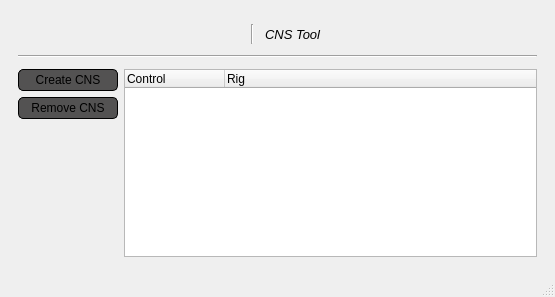
<?xml version="1.0" encoding="UTF-8"?>
<ui version="4.0">
 <class>mWindow</class>
 <widget class="QMainWindow" name="mWindow">
  <property name="geometry">
   <rect>
    <x>0</x>
    <y>0</y>
    <width>555</width>
    <height>297</height>
   </rect>
  </property>
  <property name="windowTitle">
   <string>MANSUR - CNS Tool</string>
  </property>
  <property name="locale">
   <locale language="English" country="UnitedStates"/>
  </property>
  <widget class="QWidget" name="centralwidget">
   <layout class="QVBoxLayout" name="verticalLayout_2">
    <item>
     <widget class="QWidget" name="header" native="true">
      <layout class="QHBoxLayout" name="horizontalLayout_4">
       <property name="leftMargin">
        <number>0</number>
       </property>
       <property name="topMargin">
        <number>0</number>
       </property>
       <property name="rightMargin">
        <number>0</number>
       </property>
       <property name="bottomMargin">
        <number>0</number>
       </property>
       <item>
        <layout class="QHBoxLayout" name="headerLayout"/>
       </item>
      </layout>
     </widget>
    </item>
    <item>
     <layout class="QVBoxLayout" name="verticalLayout_11">
      <property name="leftMargin">
       <number>9</number>
      </property>
      <property name="topMargin">
       <number>9</number>
      </property>
      <property name="rightMargin">
       <number>9</number>
      </property>
      <property name="bottomMargin">
       <number>9</number>
      </property>
      <item>
       <layout class="QHBoxLayout" name="horizontalLayout_7">
        <item>
         <spacer name="horizontalSpacer_8">
          <property name="orientation">
           <enum>Qt::Horizontal</enum>
          </property>
          <property name="sizeHint" stdset="0">
           <size>
            <width>40</width>
            <height>20</height>
           </size>
          </property>
         </spacer>
        </item>
        <item>
         <widget class="QLabel" name="iconLbl">
          <property name="text">
           <string/>
          </property>
          <property name="alignment">
           <set>Qt::AlignRight|Qt::AlignTrailing|Qt::AlignVCenter</set>
          </property>
         </widget>
        </item>
        <item>
         <spacer name="horizontalSpacer_7">
          <property name="orientation">
           <enum>Qt::Horizontal</enum>
          </property>
          <property name="sizeType">
           <enum>QSizePolicy::Fixed</enum>
          </property>
          <property name="sizeHint" stdset="0">
           <size>
            <width>5</width>
            <height>20</height>
           </size>
          </property>
         </spacer>
        </item>
        <item>
         <widget class="Line" name="line_2">
          <property name="orientation">
           <enum>Qt::Vertical</enum>
          </property>
         </widget>
        </item>
        <item>
         <spacer name="horizontalSpacer_6">
          <property name="orientation">
           <enum>Qt::Horizontal</enum>
          </property>
          <property name="sizeType">
           <enum>QSizePolicy::Fixed</enum>
          </property>
          <property name="sizeHint" stdset="0">
           <size>
            <width>5</width>
            <height>20</height>
           </size>
          </property>
         </spacer>
        </item>
        <item>
         <widget class="QLabel" name="label">
          <property name="font">
           <font>
            <pointsize>10</pointsize>
            <italic>true</italic>
           </font>
          </property>
          <property name="text">
           <string>CNS Tool</string>
          </property>
         </widget>
        </item>
        <item>
         <spacer name="horizontalSpacer_9">
          <property name="orientation">
           <enum>Qt::Horizontal</enum>
          </property>
          <property name="sizeHint" stdset="0">
           <size>
            <width>40</width>
            <height>20</height>
           </size>
          </property>
         </spacer>
        </item>
       </layout>
      </item>
      <item>
       <spacer name="verticalSpacer_2">
        <property name="orientation">
         <enum>Qt::Vertical</enum>
        </property>
        <property name="sizeType">
         <enum>QSizePolicy::Fixed</enum>
        </property>
        <property name="sizeHint" stdset="0">
         <size>
          <width>20</width>
          <height>5</height>
         </size>
        </property>
       </spacer>
      </item>
      <item>
       <widget class="Line" name="line">
        <property name="accessibleName">
         <string>HLine</string>
        </property>
        <property name="orientation">
         <enum>Qt::Horizontal</enum>
        </property>
       </widget>
      </item>
      <item>
       <spacer name="verticalSpacer_3">
        <property name="orientation">
         <enum>Qt::Vertical</enum>
        </property>
        <property name="sizeType">
         <enum>QSizePolicy::Fixed</enum>
        </property>
        <property name="sizeHint" stdset="0">
         <size>
          <width>20</width>
          <height>5</height>
         </size>
        </property>
       </spacer>
      </item>
      <item>
       <layout class="QHBoxLayout" name="horizontalLayout_2">
        <property name="sizeConstraint">
         <enum>QLayout::SetDefaultConstraint</enum>
        </property>
        <item>
         <layout class="QVBoxLayout" name="verticalLayout">
          <item>
           <widget class="QPushButton" name="createCns_btn">
            <property name="minimumSize">
             <size>
              <width>100</width>
              <height>22</height>
             </size>
            </property>
            <property name="styleSheet">
             <string notr="true">QPushButton{
background-color:#535252;
border-style: solid;
border-color: black;
border-width: 1px;
border-radius: 5px;}
QPushButton:hover{background-color:#707070;}
QPushButton:pressed{background-color:#1d1d1d;}
QPushButton:checked{background-color:#1d1d1d;}</string>
            </property>
            <property name="text">
             <string>Create CNS</string>
            </property>
           </widget>
          </item>
          <item>
           <widget class="QPushButton" name="removeCns_btn">
            <property name="minimumSize">
             <size>
              <width>100</width>
              <height>22</height>
             </size>
            </property>
            <property name="styleSheet">
             <string notr="true">QPushButton{
background-color:#535252;
border-style: solid;
border-color: black;
border-width: 1px;
border-radius: 5px;}
QPushButton:hover{background-color:#707070;}
QPushButton:pressed{background-color:#1d1d1d;}
QPushButton:checked{background-color:#1d1d1d;}</string>
            </property>
            <property name="text">
             <string>Remove CNS</string>
            </property>
           </widget>
          </item>
          <item>
           <spacer name="verticalSpacer">
            <property name="orientation">
             <enum>Qt::Vertical</enum>
            </property>
            <property name="sizeHint" stdset="0">
             <size>
              <width>20</width>
              <height>40</height>
             </size>
            </property>
           </spacer>
          </item>
         </layout>
        </item>
        <item>
         <widget class="QTreeWidget" name="cnsTree_trv">
          <property name="indentation">
           <number>0</number>
          </property>
          <column>
           <property name="text">
            <string>Control</string>
           </property>
          </column>
          <column>
           <property name="text">
            <string>Rig</string>
           </property>
          </column>
         </widget>
        </item>
       </layout>
      </item>
     </layout>
    </item>
   </layout>
  </widget>
  <widget class="QMenuBar" name="menubar">
   <property name="geometry">
    <rect>
     <x>0</x>
     <y>0</y>
     <width>555</width>
     <height>21</height>
    </rect>
   </property>
  </widget>
  <widget class="QStatusBar" name="statusbar"/>
  <action name="actionImport_prefrences">
   <property name="text">
    <string>import prefrences</string>
   </property>
  </action>
  <action name="actionExpoer_prefrences">
   <property name="text">
    <string>expoer prefrences</string>
   </property>
  </action>
 </widget>
 <resources/>
 <connections/>
</ui>
